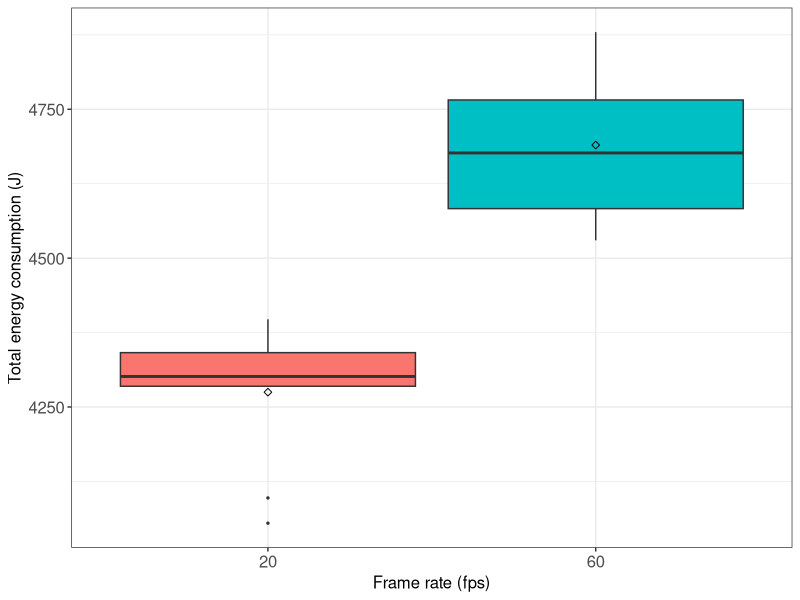

This chart was generated by the following R code: (Note: this script raises an error after producing the figure.)
## ---- chunk 1
if (!require('tidyverse')) install.packages('tidyverse', dependencies = TRUE); library('tidyverse')
if (!require('ggpubr')) install.packages('ggpubr', dependencies = TRUE); library('ggpubr')
if (!require('rstatix')) install.packages('rstatix', dependencies = TRUE); library('rstatix')
if (!require('ggplot2')) install.packages('ggplot2', dependencies = TRUE); library('ggplot2')
## ---- chunk 2
data <- read.csv(file = '../../raw_data/test_frame_rate/run_table.csv')
data <- subset(data, select = c(X__run_id, frame_rate, energy_J))
data$frame_rate <- as.factor(data$frame_rate)
data$energy_J <- as.numeric(data$energy_J)
## ---- chunk 3
data %>%
  group_by(frame_rate) %>%
  get_summary_stats(energy_J, type = "mean_sd")
## ---- chunk 4
#pdf(file = "../../figures/frame_rate_effect/energy.pdf")

ggplot(data, aes(x = frame_rate, y = energy_J, fill = frame_rate)) +
  theme_bw() + 
  geom_boxplot(width = 0.9, outlier.size = 0.5) + 
  stat_summary(fun = mean, color = 'black', geom = 'point', shape = 5, size = 1.5) +
  labs(x = "Frame rate (fps)", y = "Total energy consumption (J)") +
  theme(legend.position = 'none') +
  theme(
    axis.title.x = element_text(size = 12, family = 'sans'),
    axis.title.y = element_text(size = 12, family = 'sans'),
    axis.text.x = element_text(size = 12, family = 'sans'),
    axis.text.y = element_text(size = 12, family = 'sans')
  )

#dev.off()
## ---- chunk 5
data %>% 
  group_by(frame_rate) %>%
  identify_outliers(energy_J)
## ---- chunk 6
data %>%
  rstatix::wilcox_test(energy_J ~ frame_rate) %>%
  add_significance()
## ---- chunk 7
data %>%
  wilcox_effsize(energy_J ~ frame_rate)
